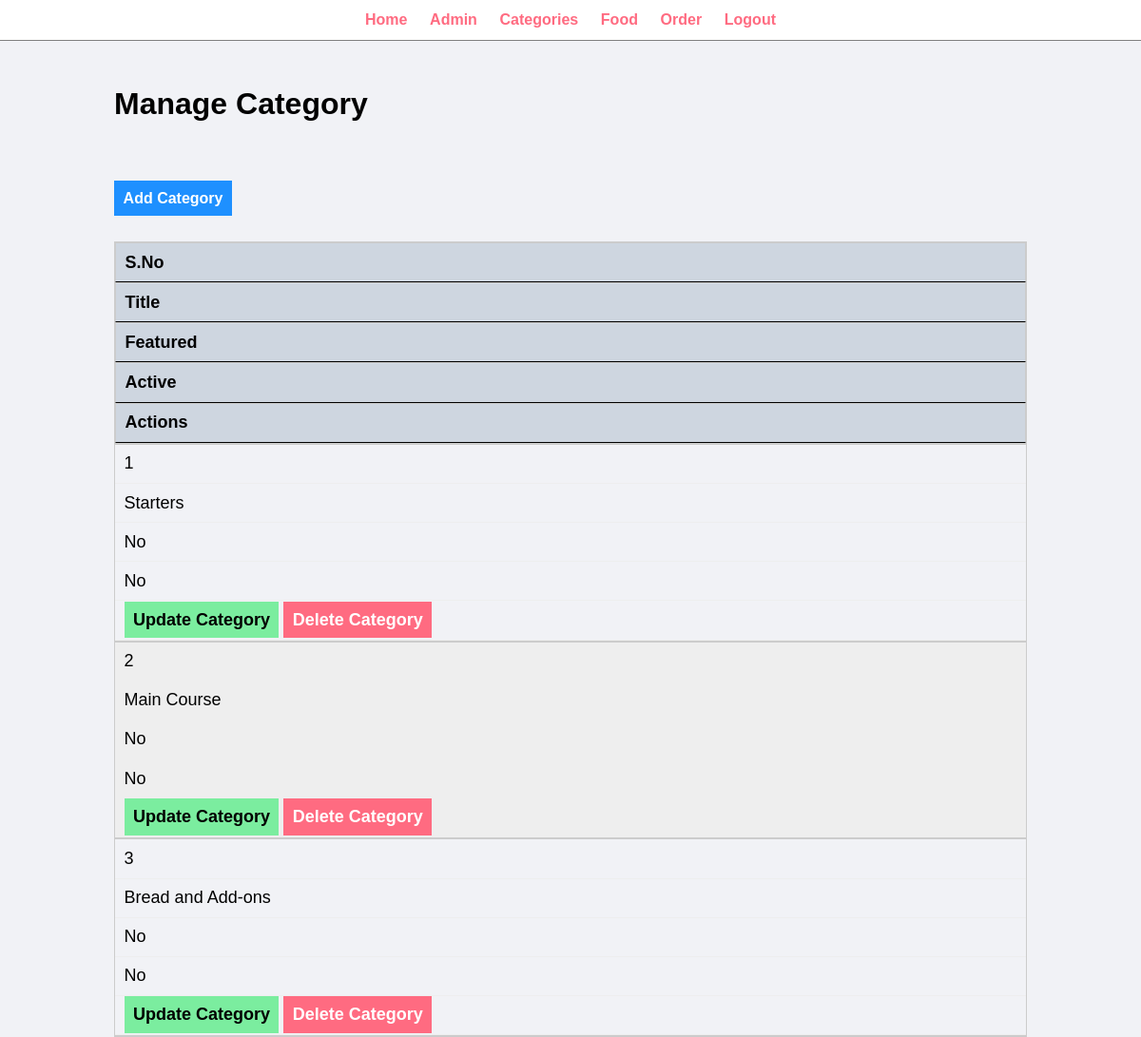
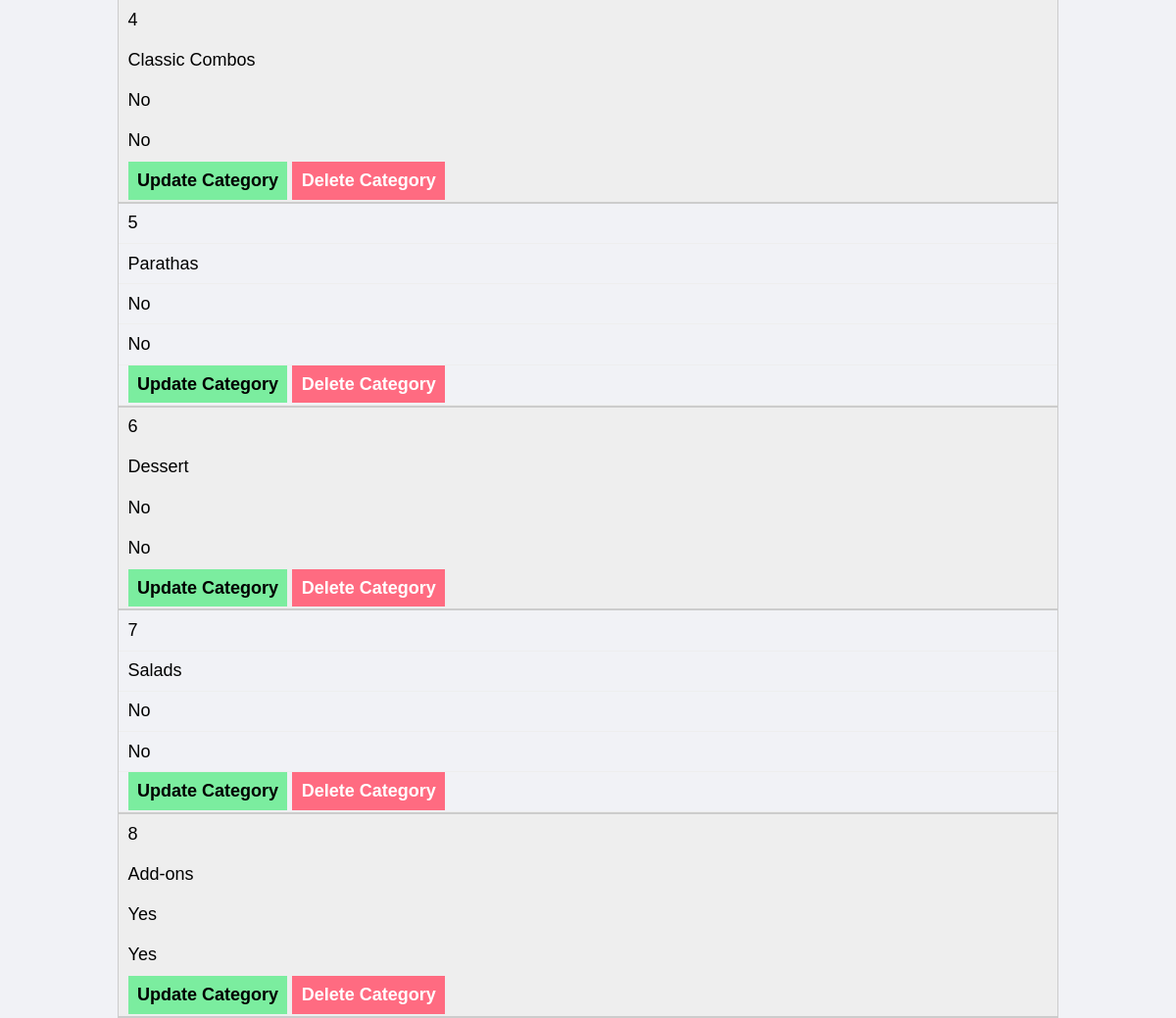
Page /food_order/admin/manage-category.php (signed in, upper part) on the earlier database version (2 pictures, top to bottom).
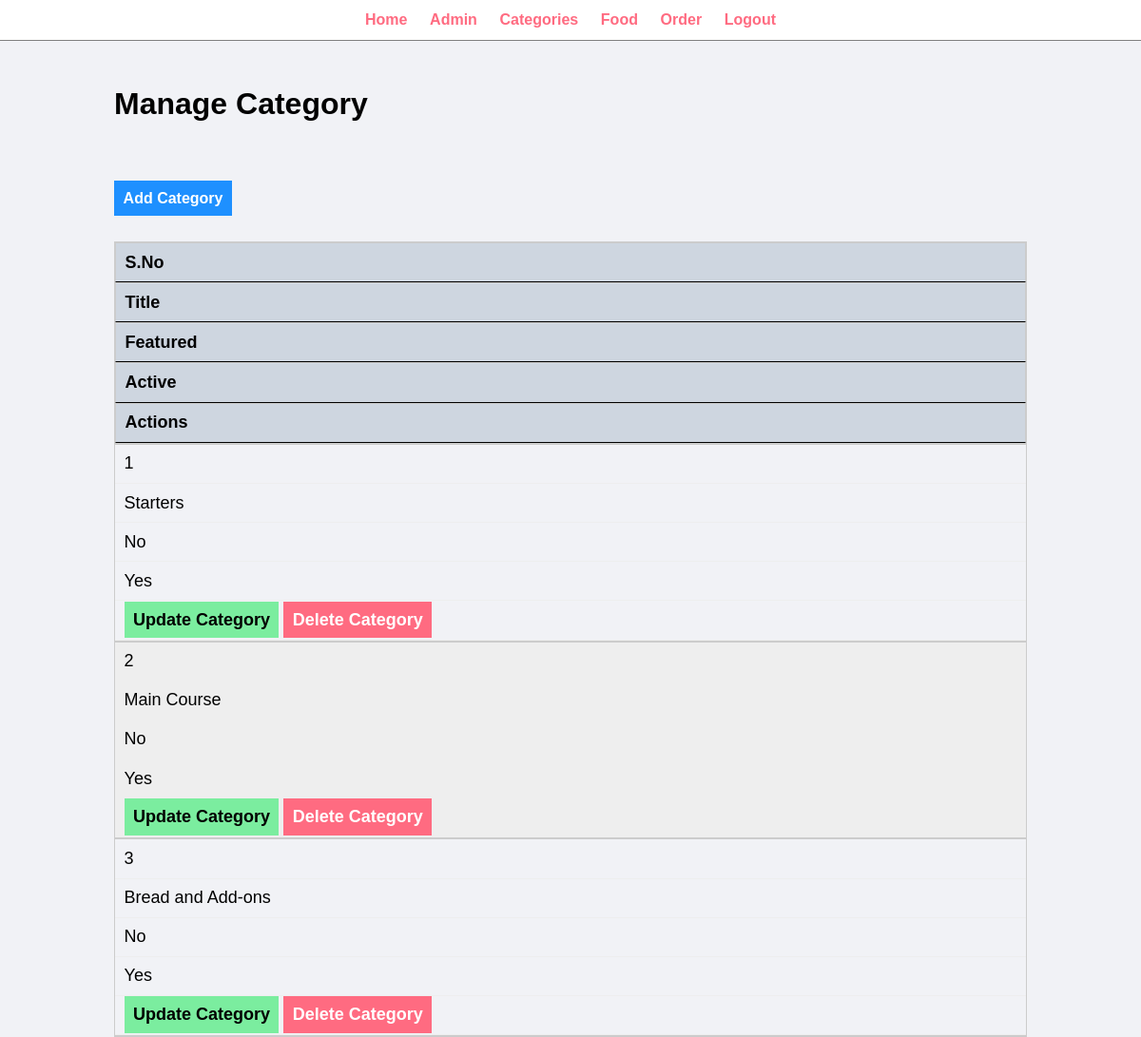
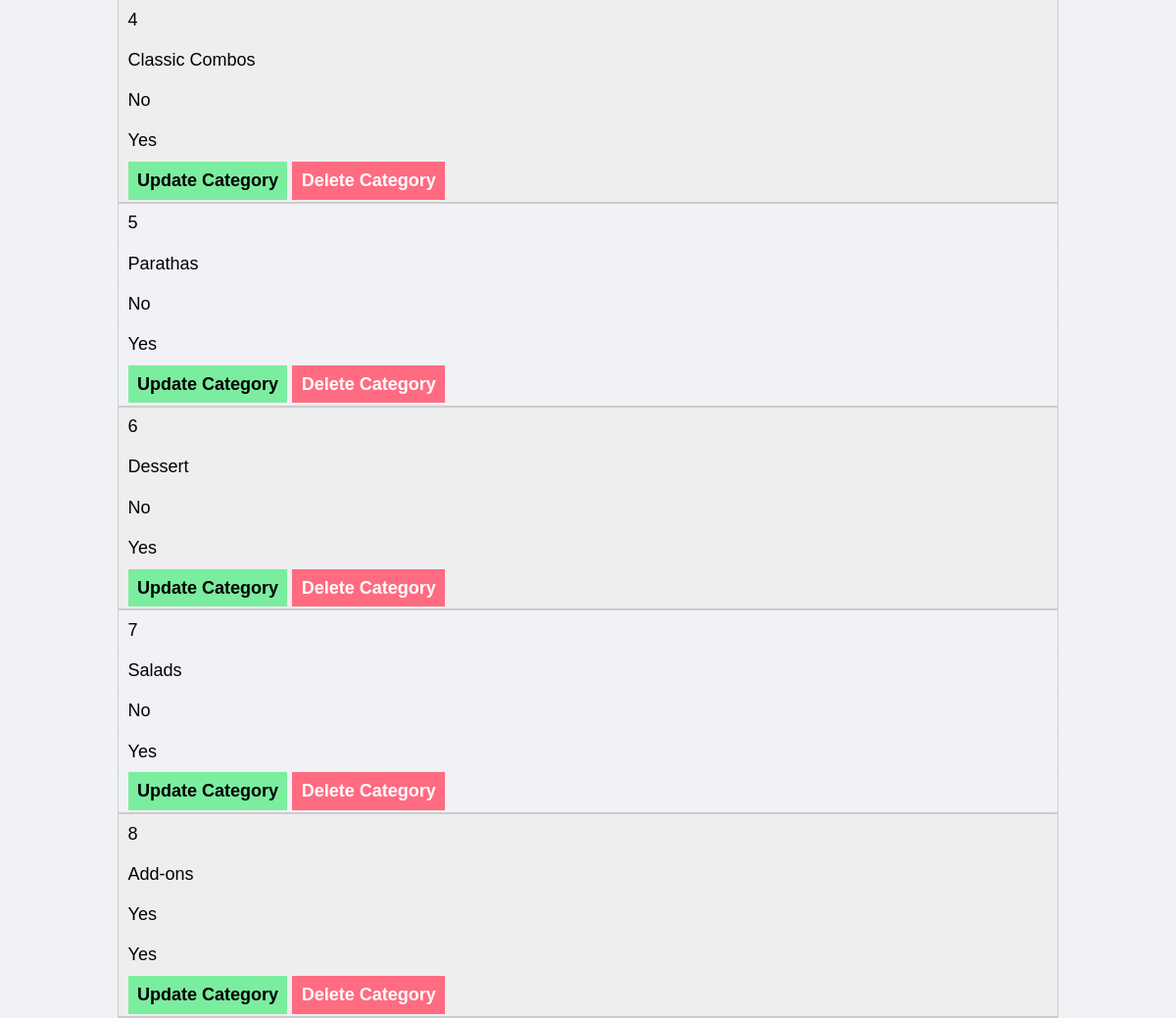
Same page on the later database version (2 pictures, top to bottom).
### tables this page shows
CREATE TABLE `tbl_category` (
  `id` int(10) UNSIGNED NOT NULL,
  `title` varchar(100) NOT NULL,
  `featured` varchar(10) NOT NULL,
  `active` varchar(10) NOT NULL
);

### food_order/admin/manage-category.php (the view, shortened to what this page needs)
<?php include("partials/menu.php"); ?>
<div class="main-content">
    <div class="wrapper">
        <h1>Manage Category</h1>
        <br><br>
        <br><br>
        <a href="<?php echo SITEURL?>admin/add-category.php" class="btn-primary">Add Category</a>
        <br><br><br>
        <table class="tbl-full">
            <tr>
                <th>S.No</th>
                <th>Title</th>
                <th>Featured</th>
                <th>Active</th>
                <th>Actions</th>
            </tr>
            <?php
                $sql = "SELECT * FROM tbl_category";
                $res = mysqli_query($conn, $sql);
                $count = mysqli_num_rows($res);
                $sn = 1;
                if ($count > 0) {
                    while ($row = mysqli_fetch_assoc($res)) {
                        $title = $row['title'];
                        $featured = $row['featured'];
                        $active = $row['active'];
                        ?>
                        <tr>
                            <td><?php echo $sn++ ?></td>
                            <td><?php echo $title; ?></td>
                            <td><?php echo $featured ?></td>
                            <td><?php echo $active ?></td>
                            <td>
                                <a href="#" class="btn-secondary">Update Category</a>
                                <a href="<?php echo SITEURL; ?>admin/delete-category.php" class="btn-danger">Delete Category</a>
                            </td>
                        </tr>
                        <?php
                    }
                } else {
                    ?>
                    <tr>
                        <td colspan=6><div class="error">No Category Added</div></td>
                    </tr>
                    <?php
                }
            ?>
        </table>
    </div>
</div>
<?php include("partials/footer.php"); ?>

### food_order/admin/partials/menu.php (shortened to what this page needs)
<!DOCTYPE html>
<html lang="en">
<head>
    <link rel="stylesheet" href="../css/admin.css?v=<?php echo time(); ?>">
</head>
<body>
    <div class="menu text-center">
        <div class="wrapper">
            <ul>
                <li><a href="index.php">Home</a></li>
                <li><a href="manage-admin.php">Admin</a></li>
                <li><a href="manage-category.php">Categories</a></li>
                <li><a href="manage-food.php">Food</a></li>
                <li><a href="manage-order.php">Order</a></li>
                <li><a href="logout.php">Logout</a></li>
            </ul>
        </div>
    </div>

### food_order/admin/partials/footer.php (shortened to what this page needs)
</body>
</html>

### food_order/css/admin.css (style rules this page uses)
* { margin: 0; padding: 0; font-family: Arial, Helvetica, sans-serif; }
.wrapper { padding: 1%; width: 80%; margin: 0 auto; }
.text-center { text-align: center; }
.tbl-full { width: 100%; }
table tr th { border-bottom: 1px solid black; padding: 1%; text-align: left; }
table tr td { padding: 1%; }
.btn-primary { background-color: #1e90ff; padding: 1%; color: white; text-decoration: none; font-weight: bold; }
.btn-secondary { background-color: #7bed9f; padding: 1%; color: black; text-decoration: none; font-weight: bold; }
.btn-danger { background-color: #ff6b81; padding: 1%; color: white; text-decoration: none; font-weight: bold; }
.menu { border-bottom: 1px solid grey; }
.menu ul { list-style-type: none; }
.menu ul li { display: inline; padding: 1%; }
.menu ul li a { text-decoration: none; font-weight: bold; color: #ff6b81; }
.main-content { background-color: #f1f2f6; padding: 3% 0; }
tr:nth-of-type(odd) { background: #eee; }
th { background: #ced6e0; color: black; font-weight: bold; }
td, th { padding: 10px; border: 1px solid #ccc; text-align: left; font-size: 18px; }
@media only screen and (max-width: 760px),
(min-device-width: 768px) and (max-device-width: 1024px) { table { width: 100%; } }
@media only screen and (max-width: 760px),
(min-device-width: 768px) and (max-device-width: 1024px) { table, thead, tbody, th, td, tr { display: block; } }
@media only screen and (max-width: 760px),
(min-device-width: 768px) and (max-device-width: 1024px) { tr { border: 1px solid #ccc; } }
@media only screen and (max-width: 760px),
(min-device-width: 768px) and (max-device-width: 1024px) { td { border: none; border-bottom: 1px solid #eee; position: relative; padding-left: 50%; } }
@media only screen and (max-width: 760px),
(min-device-width: 768px) and (max-device-width: 1024px) { td:before { position: absolute; top: 6px; left: 6px; width: 45%; padding-right: 10px; white-space: nowrap; content: attr(data-column); color: #000; font-weight: bold; } }

Differences in the rows shown:
changed tbl_category "Starters": active "No" → "Yes"
changed tbl_category "Main Course": active "No" → "Yes"
changed tbl_category "Bread and Add-ons": active "No" → "Yes"
changed tbl_category "Classic Combos": active "No" → "Yes"
changed tbl_category "Parathas": active "No" → "Yes"
changed tbl_category "Dessert": active "No" → "Yes"
changed tbl_category "Salads": active "No" → "Yes"
